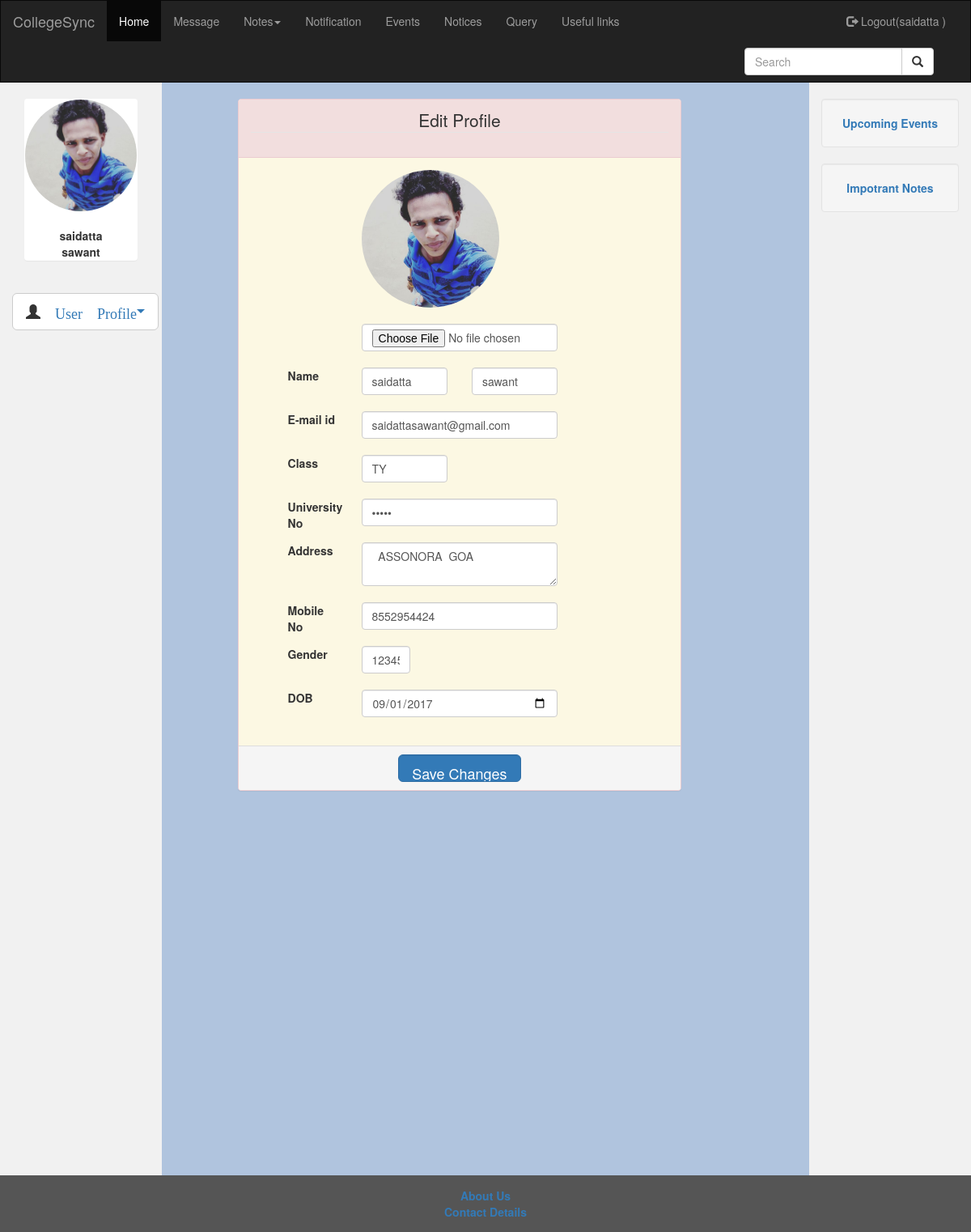
The page /editprofile.php (signed in) on the database its author committed.
### tables this page shows
CREATE TABLE IF NOT EXISTS `col_registration` (
  `REG_ID` int(11) NOT NULL AUTO_INCREMENT,
  `REG_FIRSTNAME` varchar(20) NOT NULL,
  `REG_LASTNAME` varchar(20) NOT NULL,
  `REG_EMAIL` varchar(63) NOT NULL,
  `REG_CLASS` varchar(11) NOT NULL,
  `REG_UNIVERSITY` varchar(20) NOT NULL,
  `REG_ADDRESS` varchar(50) NOT NULL,
  `REG_MOBILENO` bigint(10) NOT NULL,
  `REG_GENDER` varchar(10) NOT NULL,
  `REG_USERNAME` varchar(20) NOT NULL,
  `REG_PWD` varchar(25) NOT NULL,
  `REG_DOB` varchar(10) NOT NULL,
  `dp` varchar(100) NOT NULL,
  PRIMARY KEY (`REG_ID`)
);

### editprofile.php (the view, shortened to what this page needs)
<!DOCTYPE html>
<html lang="en">
<head>
  <link rel="stylesheet" href="https://maxcdn.bootstrapcdn.com/bootstrap/3.3.7/css/bootstrap.min.css">
</head>
<body style="background:  #B0C4DE;">
<?php
include("nav.php");
?>
<?php
          $user=$_SESSION['user'];
           $query="SELECT * from col_registration where REG_FIRSTNAME='$user' ";
           $res=mysql_query($query);
           $row=mysql_fetch_row($res);
           ?>
<div class="container-fluid text-center">
  <div class="row content">
    <div class="col-sm-2 sidenav">
    <div class="container-fluid">
        <div class="panel">
          <div class="row">
            <div class="col-sm-12 col-xs-6 col-sm-offset-0 col-xs-offset-3">
                <?php
              if (strpos($row[12], '.jpg') !== false) {
                echo"<img src='$row[12]' class='img img-responsive img-circle'>";
              }
              else
              {
                echo"<img src='userdp/no_image.png'    class='img img-responsive img-circle'>";
              }
               ?><br>
            </div>
          </div>
          <div class="row">
            <div class="col-sm-6 col-sm-offset-3">
            <strong><?php echo$row[1].' '.$row[2] ?></strong>
          </div>
          </div>
        </div>
      </div>
    <br>
         <button type="button" class="btn btn-default btn-lg"><li class="dropdown glyphicon glyphicon-user">
          <a class="dropdown-toggle" data-toggle="dropdown" href="#">User Profile<span class="caret"></span></a>
        </li>
        </button>
    </div>
    <div class="col-sm-8 text-left">
      <br>
      <?php
          $user=$_SESSION['user'];
           $query="SELECT * from col_registration where REG_FIRSTNAME='$user' ";
           $res=mysql_query($query);
           $row=mysql_fetch_row($res);
           ?>
      <form  method="POST" enctype="multipart/form-data">
      <div class="container-fluid">
      <div class="row">
      <div class="col-lg-9 col-sm-offset-1">
        <div class="panel panel-danger">
          <div class="panel-heading">
          <center><LEGEND>Edit Profile</LEGEND></center>
          </div>
          <div class="panel-body bg-warning">
				<div class="row">
				<div class="col-lg-2 col-lg-offset-1">
				</div>
						<div class="col-lg-6 col-lg-offset-0">
						<?php
              if (strpos($row[12], '.jpg') !== false) {
                echo"<img src='$row[12]' style='max-width: 170px; max-height: 170px;' class='img img-responsive img-circle'>";
              }
              else
              {
                echo"<img src='userdp/no_image.png'    class='img img-responsive img-circle'>";
              }
            ?>
            <br>
							<input type="file" name="image" value="<?php echo$row[12];?>" class="form-control">
						</div>
				</div><br>
        		<div class="row">
					<div class="col-lg-2 col-lg-offset-1">
					<label>Name</label>
					</div>
					<div class="col-lg-3 col-lg-offset-0">
					<input type="text" name="firstname" placeholder="first name" class="form-control" value="<?php echo$row[1];?>" required>
					</div>
					<div class="col-lg-3 col-lg-offset-0">
					<input type="text" name="lastname" placeholder="last name" class="form-control" value="<?php echo$row[2];?>" required>
					</div>
				</div>
            <br><div class="row">
					<div class="col-lg-2 col-lg-offset-1">
					<label>E-mail id</label>
					</div>
					<div class="col-lg-6">
					<input type="E-mail" name="email" class="form-control" value="<?php echo$row[3];?>"><br>
					</div>
				</div>
		<div class="row">
				<div class="col-lg-2 col-lg-offset-1" >
				<label>Class</label>
				</div>
				<div class="col-lg-3">
        <input class="form-control" type="text" name="clas" value="<?php echo$row[4];?>" >
				</div>
			</div>
        <br>
			<div class="row">
				<div class="col-lg-2 col-lg-offset-1" >
				<label>University No</label>
				</div>
				<div class="col-lg-6" >
				<input type="Password" name="university" class="form-control" value="<?php echo$row[5];?>" required ><br>
				</div>
			</div>
			<div class="row">
				<div class="col-lg-2 col-lg-offset-1" >
				<label>Address</label>
				</div>
				<div class="col-lg-6">
				<textarea class="form-control" cols="30" rows="2" name="add" required><?php echo$row[6];?></textarea><br>
				</div>
			</div>
			<div class="row">
				<div class="col-lg-2 col-lg-offset-1" >
				<label>Mobile No</label>
				</div>
				<div class="col-lg-6" >
				<input type="Number" value="<?php echo$row[7];?>" name="mobile" required class="form-control" minlength="10"><br>
				</div>
			</div>
        <div class='row'>
        <div class='col-lg-2 col-lg-offset-1' >
        <label>Gender</label>
        </div>
        <div class='col-lg-2'>
        <input type='text' class='form-control' name="gender"  value='<?php echo$row[8];?>' ><br>
                </div>
        </div>
			<div class="row">
				<div class="col-lg-2 col-lg-offset-1" >
				<label>DOB</label>
				</div>
				<div class="col-lg-6" >
				<input class="form-control" type="date" name="dob" value="<?php echo$row[11];?>"><br>
				</div>
			</div>
          </div>
          <div class="panel-footer bg-danger">
          <div class="row">
				<div class="col-lg-4 col-lg-offset-4">
					<input type="submit" name="" value="Save Changes" class="btn-lg btn-primary form-control">
				</div>
			</div>
          </div>
        </div>
        </div>
      </div>
      </div>
      </form>
    </div>
    <div class="col-sm-2 sidenav">
      <div class="well">
        <a href="upcomingevent.php"><strong>Upcoming Events</strong></a>
      </div>
      <div class="well">
        <a href="impnotes.php"><strong>Impotrant Notes</strong> </a>
      </div>
    </div>
  </div>
</div>
<footer class="container-fluid text-center">
  <a href="#"><strong>About Us</strong> </a><br>
  <a href="#"><strong>Contact Details</strong> </a>
</footer>
</body>
</html>

### editprofile.php (style rules this page uses)
.row.content { height: 450px }
.sidenav { padding-top: 20px; background-color: #f1f1f1; height: 300%; }
footer { background-color: #555; color: white; padding: 15px; }

### nav.php (style rules this page uses)
.dropdown { position: relative; display: inline-block; }

### rows shown on the page
col_registration: dp (picture), REG_FIRSTNAME "saidatta", REG_LASTNAME "sawant", firstname "saidatta", lastname "sawant", email "saidattasawant@gmail.com", clas "TY", add "ASSONORA GOA", mobile "8552954424", gender "12345", dob "09/01/2017"

### other values the page prints
$_SESSION['user'] "saidatta"
